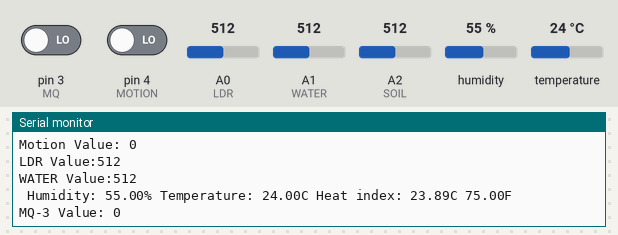
The sketch below on a simulated Arduino Uno, built with avr-gcc and run on an emulated ATmega328P. Shown: the last lines printed to the serial monitor. The inputs (shaded band) are chosen by the test bench; at power-on: A0 (LDR) = 512, A1 (WATER) = 512, A2 (SOIL) = 512, pin 3 (MQ) LOW, pin 4 (MOTION) LOW, humidity 55 %, temperature 24 °C. No radio packets arrive unless stated.

Above: at 7.4 s.
7.5 s: A0 (LDR) set to 106
At 8.4 s:
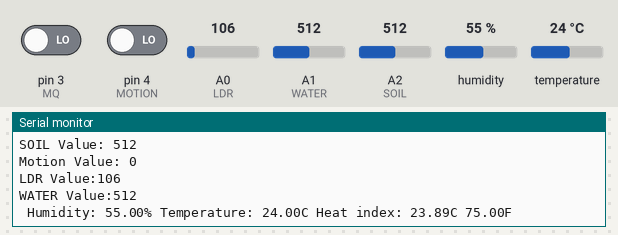
9.0 s: A0 (LDR) set to 93
At 9.5 s:
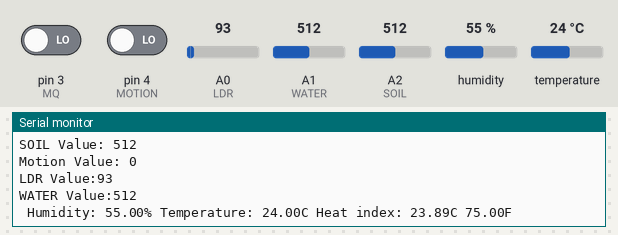
10.5 s: A1 (WATER) set to 106
At 11.0 s:
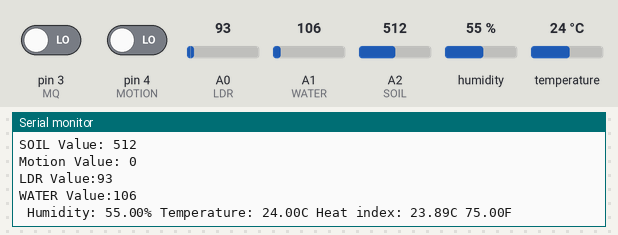
16.7 s: A1 (WATER) set to 92
At 17.4 s:
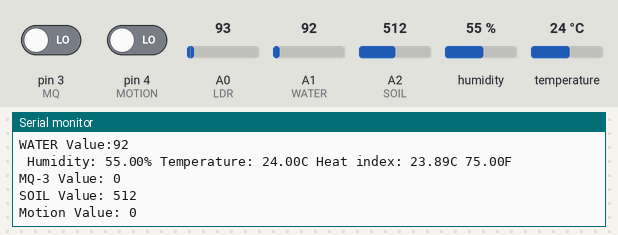
18.2 s: A2 (SOIL) set to 105
At 18.8 s:
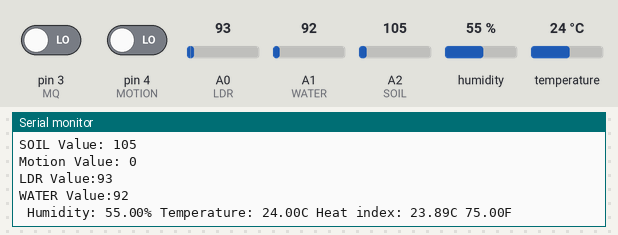
24.4 s: A2 (SOIL) set to 88
At 25.2 s:
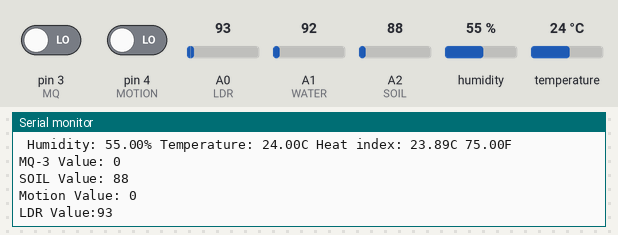
Timing chart, 0 to 27.4 s (numbered marks = the images above; inputs shaded):
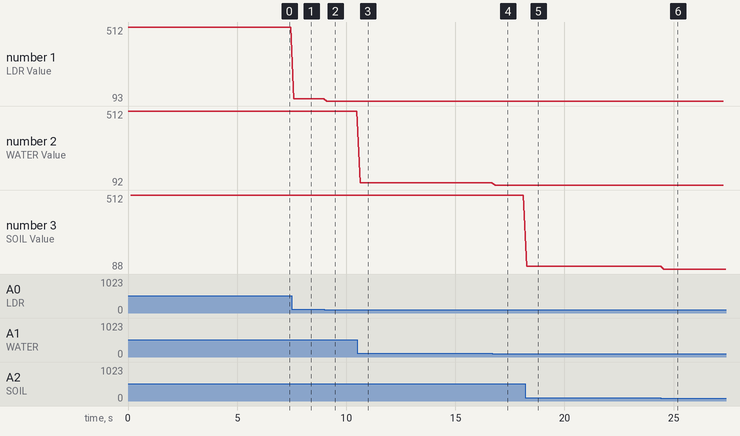

The sketch:

Embedded_Project_Verici.ino
```cpp
// Transmitter Module

//Include Libraries
#include <SPI.h>
#include <nRF24L01.h>
#include <RF24.h>
#include "DHT.h"

#define CE_PIN 9
#define CSN_PIN 8

#define LDR A0 // Analog LDR port
#define WATER A1 // Analog WATER SENSOR port
#define DHTPIN 2 // Digital pin connected to the DHT sensor
#define DHTTYPE DHT11 // DHT 11
#define MQ 3 // MQ-3 port
#define SOIL A2 // SOIL SENSOR port
#define MOTION 4 // Motion Sensor port

DHT dht(DHTPIN, DHTTYPE);

//create an RF24 object
RF24 radio(CE_PIN, CSN_PIN);  // CE, CSN

//address through which two modules communicate.
const byte address[6] = "111111";

int datas[7];
int ldrValue, waterValue, mq3Value, soilValue, motionValue;
float h, t, f, hif, hic;

void setup()
{
  radio.begin();

  //set the address
  radio.openWritingPipe(address);
  // begin port 9600 serial port
  while (!Serial);
    Serial.begin(9600);

  dht.begin();
  pinMode(MQ, INPUT);
  pinMode(MOTION, INPUT);
  //Set module as transmitter
  radio.stopListening();
}
void loop()
{
  // LDR Start----------
  ldrValue = analogRead(A0);
  datas[0] = analogRead(LDR);
  Serial.print("LDR Value:");
  Serial.println(ldrValue);
  // LDR End----------

  // WATER Start----------
  waterValue = analogRead(A1);
  datas[1] = analogRead(WATER);
  Serial.print("WATER Value:");
  Serial.println(waterValue);
  // WATER End----------

  // --------- DHT Start ---------
  // Reading temperature or humidity takes about 250 milliseconds!
  // Sensor readings may also be up to 2 seconds 'old' (its a very slow sensor)
  h = dht.readHumidity();
  // Read temperature as Celsius (the default)
  t = dht.readTemperature();
  // Read temperature as Fahrenheit (isFahrenheit = true)
  f = dht.readTemperature(true);
  // Check if any reads failed and exit early (to try again).
  if (isnan(h) || isnan(t) || isnan(f)) {
    Serial.println(F("Failed to read from DHT sensor!"));
  }


  // Compute heat index in Fahrenheit (the default)
  hif = dht.computeHeatIndex(f, h);
  // Compute heat index in Celsius (isFahreheit = false)
  hic = dht.computeHeatIndex(t, h, false);
  datas[2] = t;
  datas[3] = h;

  Serial.print(F(" Humidity: "));
  Serial.print(h);
  Serial.print(F("% Temperature: "));
  Serial.print(t);
  Serial.print(F("C "));
  Serial.print(F("Heat index: "));
  Serial.print(hic);
  Serial.print(F("C "));
  Serial.print(hif);
  Serial.println(F("F"));
  // --------- DHT End -----------

  // --------- MQ-3 Start -----------
  mq3Value = digitalRead(MQ);
  datas[4] = mq3Value;
  Serial.print("MQ-3 Value: ");
  Serial.println(mq3Value);
  // --------- MQ-3 End -----------

  // --------- SOIL Start -----------
  soilValue = analogRead(SOIL);
  datas[5] = soilValue;
  Serial.print("SOIL Value: ");
  Serial.println(soilValue);
  // --------- SOIL End -----------

  // --------- Motion Start -----------
  motionValue = digitalRead(MOTION);
  datas[6] = motionValue;
  Serial.print("Motion Value: ");
  Serial.println(motionValue);
  // --------- Motion End -----------

  // Send data via radio
  radio.write(datas, sizeof(datas));

  //delay(1);
}
```

Measured:
- the behaviour switches between 100 and 99 on A1 (WATER) (found by bisection; images 3 and 4)
- the behaviour switches between 100 and 99 on A2 (SOIL) (found by bisection; images 5 and 6)
- after the input at 7.5 s, the serial monitor: prints a new line after 0.10 s (image 1)
- after the input at 9.0 s, the serial monitor: prints a new line after 0.12 s (image 2)
- after the input at 10.5 s, the serial monitor: prints a new line after 0.14 s (image 3)
- after the input at 16.7 s, the serial monitor: prints a new line after 0.12 s (image 4)
- after the input at 18.2 s, the serial monitor: prints a new line after 0.07 s (image 5)
- after the input at 24.4 s, the serial monitor: prints a new line after 0.16 s (image 6)
